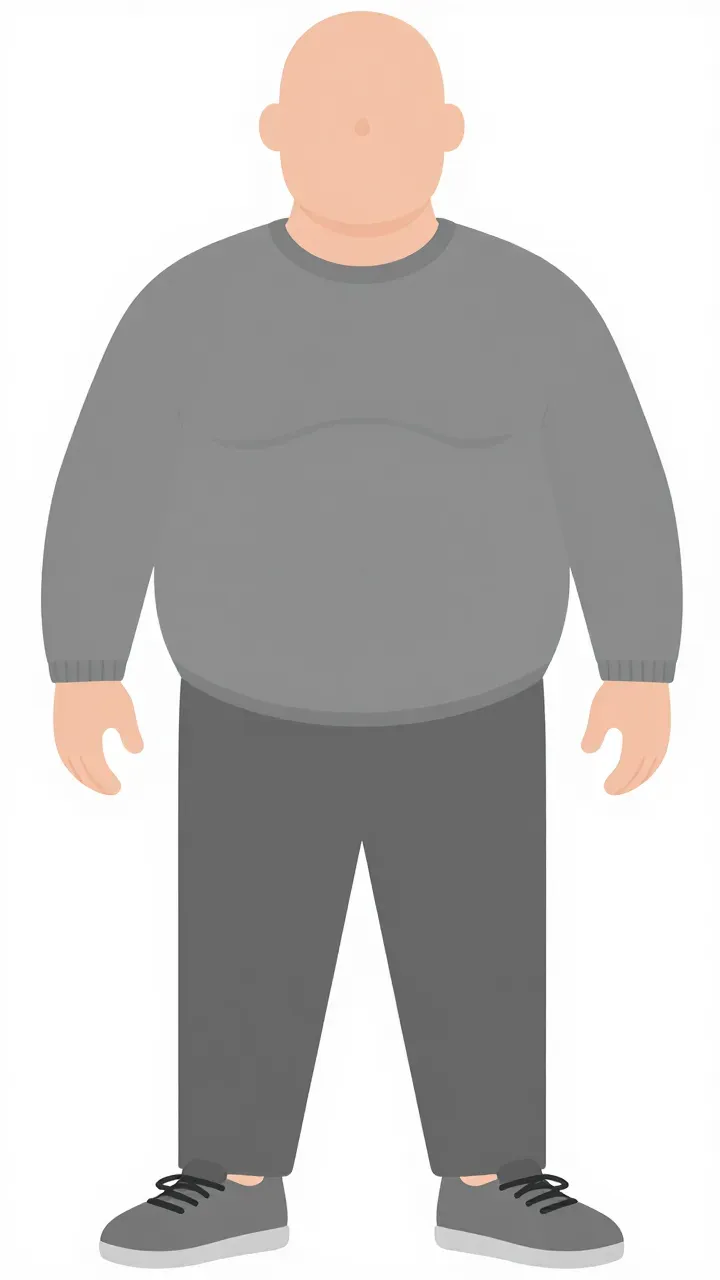
#> input picture MisakTabs/Tools/gen/Fat.webp, 720 x 1280 px
$ python -i racekits.py   (imports and definitions only)
#> lines starting #> are read from the running program, lines starting #| are printed output that depends on the picture; after the words box and inside, x2 and y2 are one past the last pixel; in counts of white or black regions, pixels touching at a corner belong together
"""0.10.0: race figures from the user's generated pictures (Grok), one kit per race / sex / age.
The full silhouette (with wings, tails, ears …) is the drawn figure; the body alone (for body parts,
organs and bones) is the part of it that lies on a matching human figure (Clovek_F / _M / _Kid …),
so wings and tails don't confuse the arm and leg detection.

usage: python3 racekits.py <folder with Race_X.jpg> <out Anatomy folder> [names…]"""
import os, sys, glob
import numpy as np
from PIL import Image, ImageFilter
from scipy import ndimage as ndi
import render
from render import *

W, H = 512, 1024          # frame of the body pictures before padding (as genbody)
PAD = 170                 # Body pads by 170 on every side

def mask_of(im):
    a = np.array(im.convert("RGB")).astype(int)
    m = np.abs(a - 255).sum(2) > 45
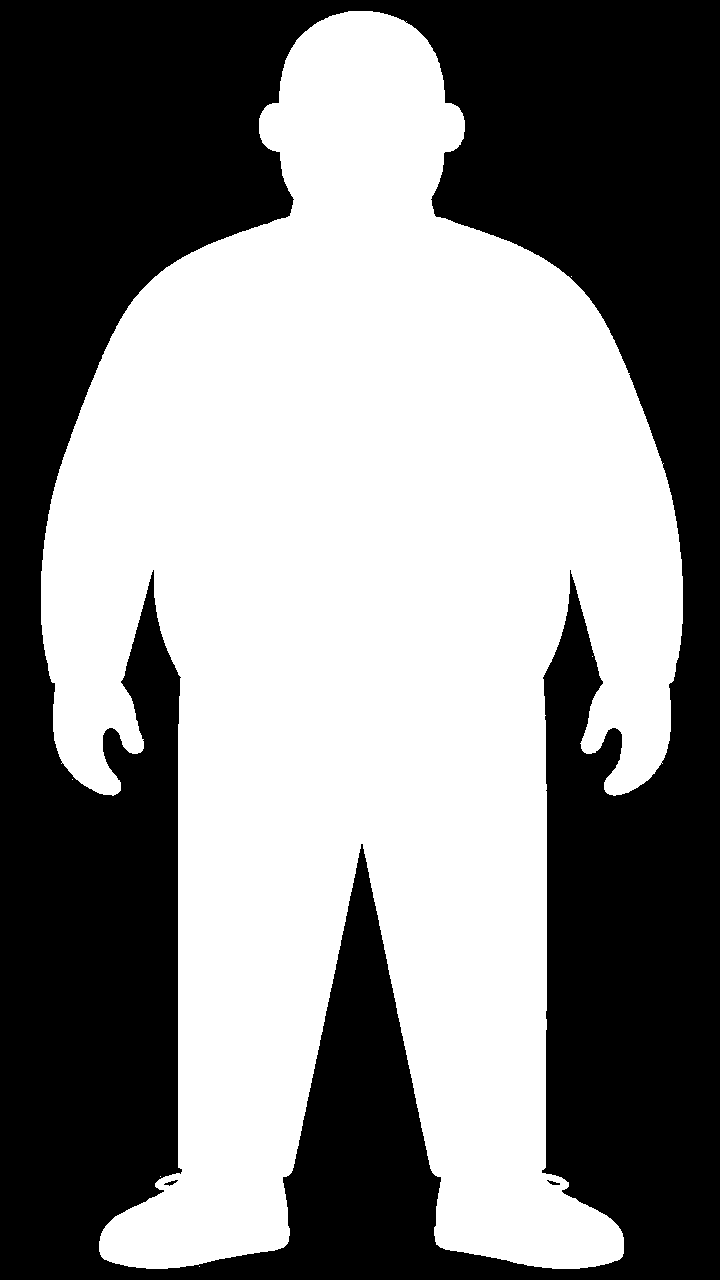
#> m: shape (1280, 720) bool; 52.2% white; 3 black regions, box (x1, y1, x2, y2) and area: (0, 0, 720, 1280) 440281, (164, 1180, 178, 1186) 36, (547, 1180, 560, 1185) 32
    m = ndi.binary_opening(m, iterations=1)
#> m: shape (1280, 720) bool; 52.2% white; 3 black regions, box (x1, y1, x2, y2) and area: (0, 0, 720, 1280) 440299, (164, 1180, 178, 1186) 36, (547, 1180, 560, 1185) 32
    m = ndi.binary_fill_holes(ndi.binary_closing(m, iterations=3))
#> m: shape (1280, 720) bool; 52.3% white; 1 black region, box (x1, y1, x2, y2) and area: (0, 0, 720, 1280) 440041
    lab, n = ndi.label(m)
#> n = 1
    sizes = ndi.sum(m, lab, range(1, n + 1))
#> sizes = [481559]
    m = lab == (np.argmax(sizes) + 1)
    m = np.array(Image.fromarray((m * 255).astype(np.uint8)).filter(ImageFilter.GaussianBlur(2))).astype(float) / 255 > .5
#> m: shape (1280, 720) bool; 52.3% white; 1 black region, box (x1, y1, x2, y2) and area: (0, 0, 720, 1280) 440020
    gray = a[:, :, 0] * .3 + a[:, :, 1] * .59 + a[:, :, 2] * .11
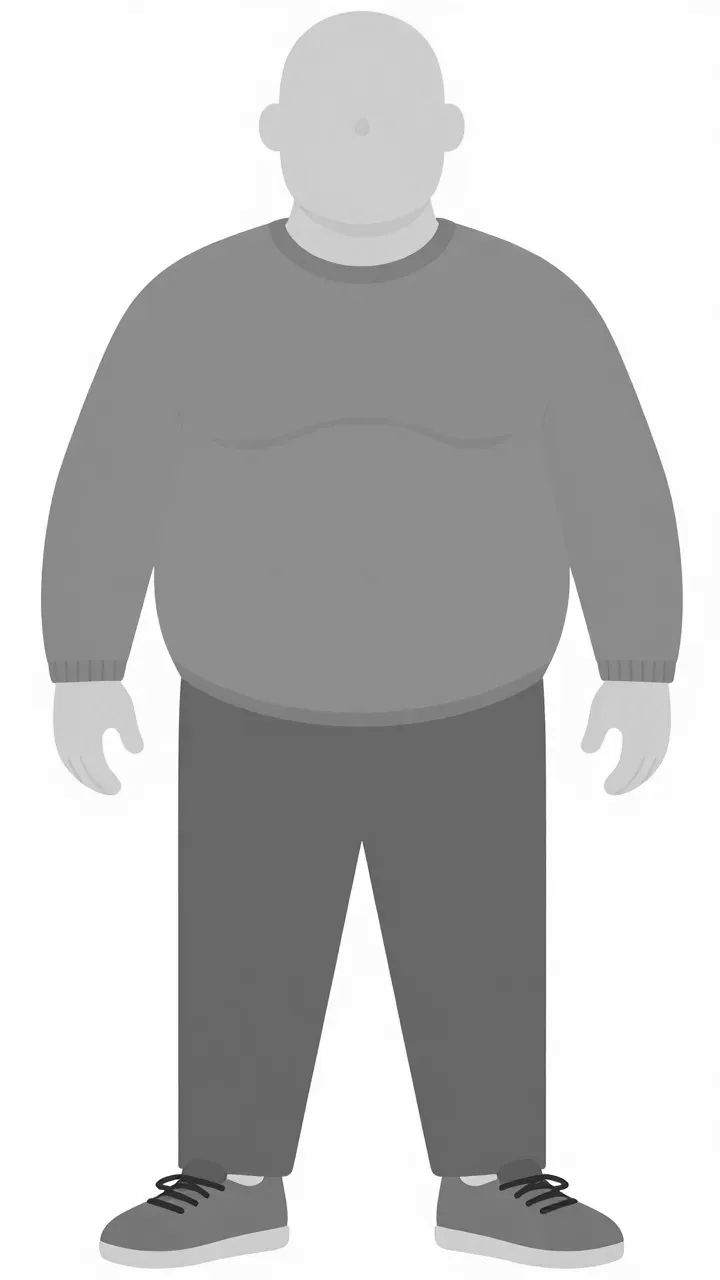
#> gray: shape (1280, 720) float64; min 13, max 255, mean 192.8
    return m, gray

def fit(m, gray, top, bot, maxw):
    """into the padded frame (W+2PAD × H+2PAD); figures wider than maxw get smaller"""
#> called with top = 75, bot = 945, maxw = 720
    ys = np.flatnonzero(m.any(1)); xs = np.flatnonzero(m.any(0))
#> after `ys = np.flatnonzero(m.any(1))`: ys = 1258 values from 11 to 1268
#> after `xs = np.flatnonzero(m.any(0))`: xs = 642 values from 41 to 682
    m = m[ys[0]:ys[-1] + 1, xs[0]:xs[-1] + 1]; gray = gray[ys[0]:ys[-1] + 1, xs[0]:xs[-1] + 1]
#> after `m = m[ys[0]:ys[-1] + 1, xs[0]:xs[-1] + 1]`:
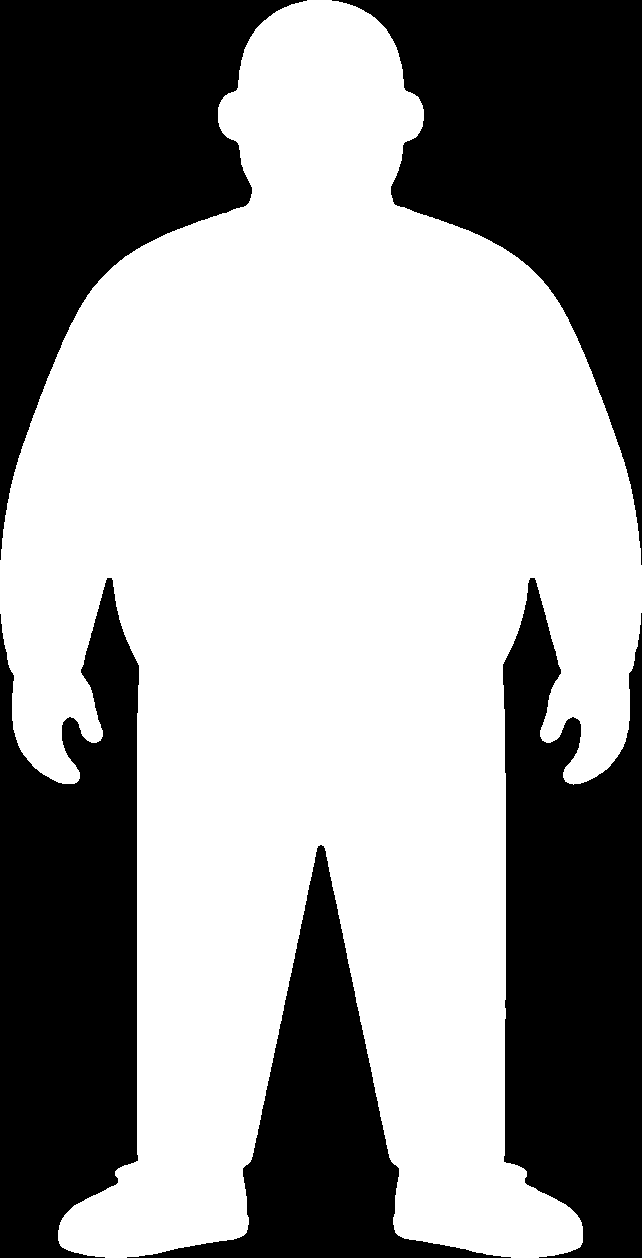
#> m: shape (1258, 642) bool; 59.6% white; 5 black regions, box (x1, y1, x2, y2) and area: (0, 0, 307, 560) 71929, (332, 0, 642, 565) 71920, (0, 578, 139, 1258) 71348, (503, 578, 642, 1258) 71173, (127, 845, 511, 1258) 39686
#> after `gray = gray[ys[0]:ys[-1] + 1, xs[0]:xs[-1] + 1]`:
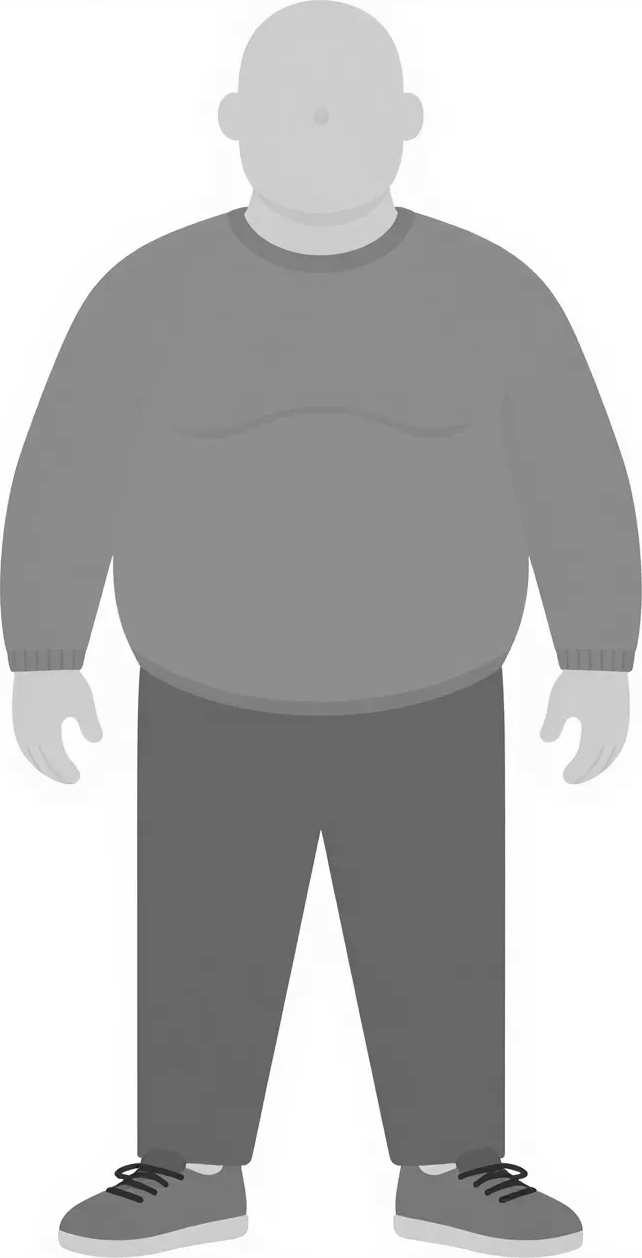
#> gray: shape (1258, 642) float64; min 13, max 255, mean 184.1
    h, w = m.shape
#> h = 1258; w = 642
    s = (bot - top) / h
#> s = 0.692
    if w * s > maxw: s = maxw / w
    nw, nh = max(1, int(w * s)), max(1, int(h * s))
#> nw = 443; nh = 870
    FW, FH = W + 2 * PAD, H + 2 * PAD
    M = Image.fromarray((m * 255).astype(np.uint8)).resize((nw, nh), Image.LANCZOS)
    G = Image.fromarray(gray.astype(np.uint8)).resize((nw, nh), Image.LANCZOS)
    cm = Image.new("L", (FW, FH)); cg = Image.new("L", (FW, FH), 255)
#> after `cm = Image.new('L', (FW, FH))`: cm: PIL image 852x1364 L; every value is 0
#> after `cg = Image.new('L', (FW, FH), 255)`: cg: PIL image 852x1364 L; every value is 255
    x0 = (FW - nw) // 2; y0 = PAD + bot - nh      # feet stay on the floor line
#> after `x0 = (FW - nw) // 2`: x0 = 204
#> after `y0 = PAD + bot - nh`: y0 = 245
    cm.paste(M, (x0, y0)); cg.paste(G, (x0, y0))
#> after `cg.paste(G, (x0, y0))`:
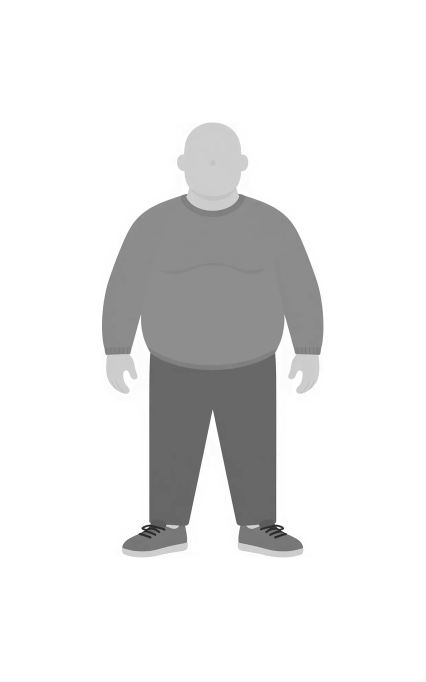
#> cg: PIL image 852x1364 L (shown at 1/2 size); min 22, max 255, mean 231.4
    return np.array(cm).astype(float) / 255, np.array(cg).astype(float)

def line_of(am, g):
    sm = np.array(Image.fromarray((am * 255).astype(np.uint8)).filter(ImageFilter.GaussianBlur(1.2))).astype(float) / 255
    body = sm > .5
#> body: shape (1364, 852) bool; 19.8% white; 1 white region, box (x1, y1, x2, y2) and area: (204, 245, 647, 1115) 229586
    B = Image.fromarray((body * 255).astype(np.uint8))
    edge = np.array(B.filter(ImageFilter.MaxFilter(5))).astype(float) / 255 - np.array(B.filter(ImageFilter.MinFilter(3))).astype(float) / 255
#> edge: shape (1364, 852) float64; values 0 (black) and 1 (white), 1.1% white; 1 white region, box (x1, y1, x2, y2) and area: (202, 243, 649, 1117) 12874
    edge = np.array(Image.fromarray((np.clip(edge, 0, 1) * 255).astype(np.uint8)).filter(ImageFilter.GaussianBlur(.7))).astype(float) / 255
    gx = ndi.sobel(ndi.gaussian_filter(g, 1.5), 1); gy = ndi.sobel(ndi.gaussian_filter(g, 1.5), 0)
#> after `gy = ndi.sobel(ndi.gaussian_filter(g, 1.5), 0)`:
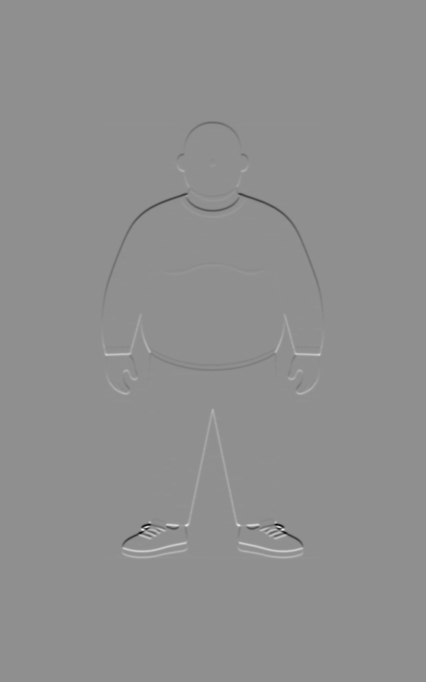
#> gy: shape (1364, 852) float64 (shown at 1/2 size); min -380.7, max 294.7, mean 0; drawn with min black and max white
    inner = np.clip(np.hypot(gx, gy) / 120, 0, 1) * ndi.binary_erosion(body, iterations=6) * 0.2
    line = np.clip(edge + inner, 0, 1)
    shade = np.clip(1 - ndi.distance_transform_edt(body) / 16, 0, 1) * body * 0.4
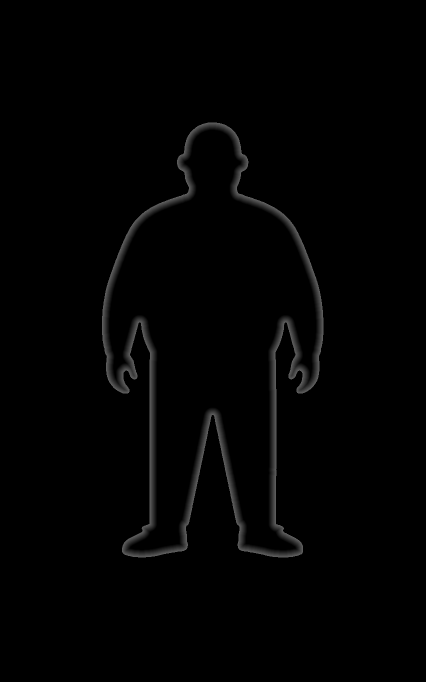
#> shade: shape (1364, 852) float64 (shown at 1/2 size); min 0, max 0.375, mean 0.00936
    return line, body, np.maximum(line, shade)

def frame_for(name):
    kid = name.endswith("_Kid")
    return (150, 945) if kid else (75, 945)

GRAY = {}   # name -> grey picture in the padded frame (for skin masks)

def build(path):
    name = os.path.basename(path).rsplit(".", 1)[0]
    top, bot = frame_for(name)
    m, g = mask_of(Image.open(path))
    am, gg = fit(m, g, top, bot, maxw=720)
    GRAY[name] = gg
    return line_of(am, gg)

# 0.10.1: races whose dark wings lie behind the arms – the body is found by its grey
# (wings are much darker), so the arms get their parts even when they lie over the wings.
SKIN_RACES = ("Outerm",)

# [45 lines left out: functions skin_of, refine_arms, not called in this run]

KITS = "/home/claude/rimworld-mods-/MisakTabs/Anatomy"

# [9 lines left out: function kind_for, not called in this run]

_tl = {}
# [78 lines left out: functions template_labels, warp, fit_labels, ids_to_body, not called in this run]

class RaceBody(Body):
    # [13 lines left out: function __init__, not called in this run]

# [19 lines not run here, left out]

>>> result = build('gen/Fat.webp')
